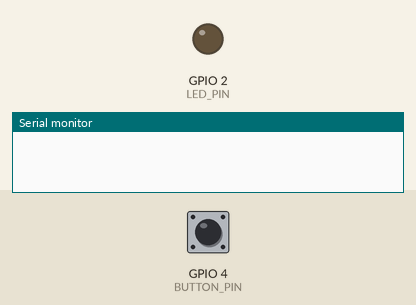
This program was run on a simulated ESP32. Shown: output pins drawn as LEDs (lit = HIGH), the last lines printed to the serial monitor. The test bench sets the inputs (shaded band); at power-on: GPIO 4 (BUTTON_PIN) HIGH.

Above: at 1.2 s.
1.3 s: GPIO 4 (BUTTON_PIN) pulled LOW for 0.15 s
At 2.5 s:
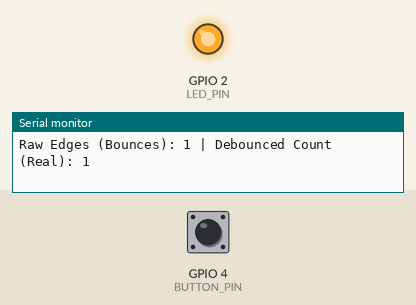
2.9 s: GPIO 4 (BUTTON_PIN) pulled LOW for 1 s
At 4.0 s:
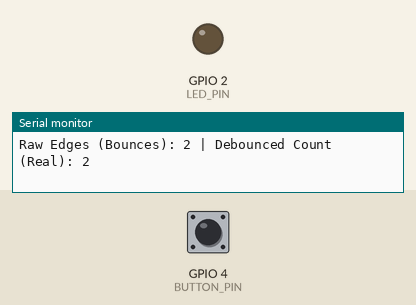
5.4 s: GPIO 4 (BUTTON_PIN) pulled LOW for 3.2 s
At 5.9 s:
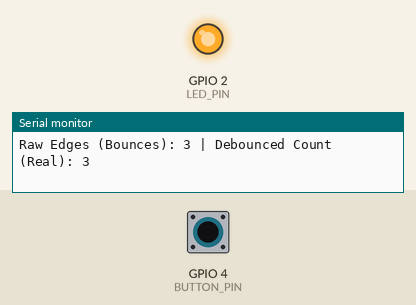
Timing chart, 0 to 8.4 s (numbered marks = the images above; inputs shaded):
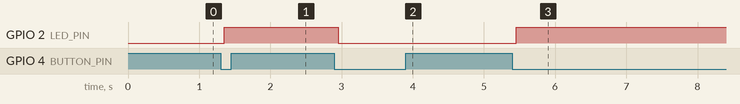

Measured:
- after the input at 1.3 s, GPIO 2 (LED_PIN): LOW → HIGH after 0.05 s
- after the input at 2.9 s, GPIO 2 (LED_PIN): HIGH → LOW after 0.05 s
- after the input at 5.4 s, GPIO 2 (LED_PIN): LOW → HIGH after 0.05 s

The program:

main.cpp
```cpp
#include <Arduino.h>

#define BUTTON_PIN 4
#define LED_PIN 2

volatile int rawEdgeCount = 0;
volatile bool edgeDetected = false;

int debouncedCount = 0;
unsigned long lastDebounceTime = 0;
const unsigned long debounceDelay = 50;

int lastReading = HIGH;
int buttonState = HIGH;

// ISR đếm số lần sườn xuống thô (để quan sát hiện tượng dội phím)
void IRAM_ATTR countRawEdge() {
    rawEdgeCount++;
    edgeDetected = true;
}

void setup() {
    Serial.begin(115200);
    pinMode(LED_PIN, OUTPUT);
    pinMode(BUTTON_PIN, INPUT_PULLUP);
    attachInterrupt(digitalPinToInterrupt(BUTTON_PIN), countRawEdge, FALLING);
}

void loop() {
    int currentReading = digitalRead(BUTTON_PIN);

    // Thuật toán Debounce
    if (currentReading != lastReading) {
        lastDebounceTime = millis();
    }

    if ((millis() - lastDebounceTime) > debounceDelay) {
        if (currentReading != buttonState) {
            buttonState = currentReading;
            if (buttonState == LOW) {
                debouncedCount++;
                digitalWrite(LED_PIN, !digitalRead(LED_PIN));
                edgeDetected = true; // Kích hoạt in ra kết quả
            }
        }
    }
    lastReading = currentReading;

    // In kết quả định kỳ trong loop(), không in trong ISR
    if (edgeDetected) {
        edgeDetected = false;
        Serial.printf("Raw Edges (Bounces): %d | Debounced Count (Real): %d\n", rawEdgeCount, debouncedCount);
    }
}
```
